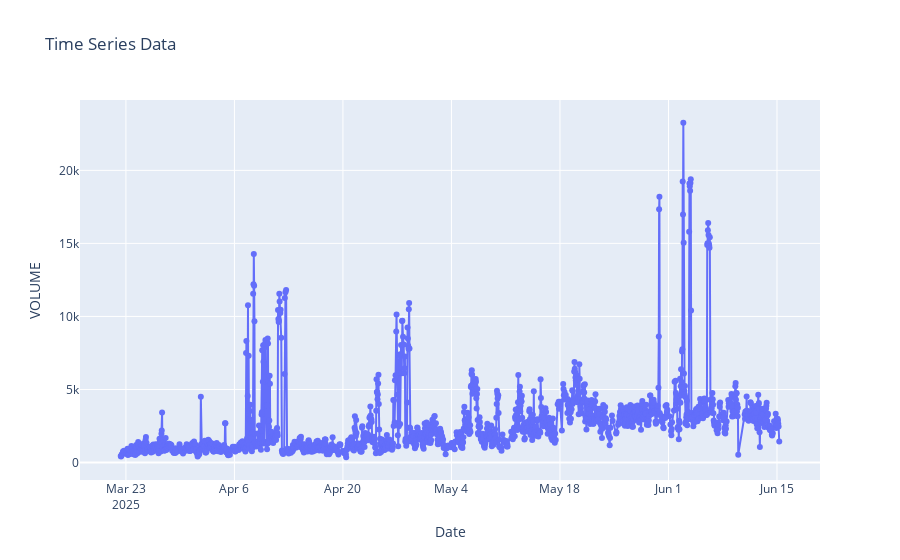

Notebook cell for this chart:
### Code cell
#Visualize the data 
fig = go.Figure()
fig.add_trace(go.Scatter(x=df['DATE_TIME'], y=df['VOLUME'], mode='lines+markers', name='Value'))
fig.update_layout(title='Time Series Data', xaxis_title='Date', yaxis_title='VOLUME')
fig.show()

### Figure 1 — Plotly figure (JSON) as saved in the notebook; plotly's stock layout.template omitted (floating-point values rounded to 4 significant figures; data arrays with more than 128 entries replaced by an {"elided": "..."} marker saying what was removed)
{"data": [{"mode": "lines+markers", "name": "Value", "type": "scatter", "x": {"elided": "1706 str values"}, "y": {"elided": "1706 int values"}}], "layout": {"title": {"text": "Time Series Data"}, "xaxis": {"title": {"text": "Date"}}, "yaxis": {"title": {"text": "VOLUME"}}}}
